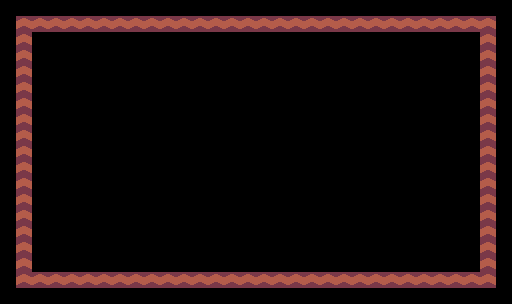

Tiled map render using the project's own tile images. Description and the whole map definition, tile-layer contents included, below:
An orthogonal 32x19 tile map with 16x16 px tiles, 1 tile layer (grass), 8 tilesets.

<map version="1.2" tiledversion="1.2.4" orientation="orthogonal" renderorder="right-down" width="32" height="19" tilewidth="16" tileheight="16" infinite="0" nextlayerid="3" nextobjectid="1">
 <properties>
  <property name="background" type="file" value="../../images/backgrounds/grassland.png" />
  <property name="bottomLeft" type="bool" value="true" />
  <property name="bottomMiddle" type="bool" value="true" />
  <property name="bottomRight" type="bool" value="true" />
  <property name="leftBottom" type="bool" value="true" />
  <property name="leftMiddle" type="bool" value="true" />
  <property name="leftTop" type="bool" value="true" />
  <property name="rightBottom" type="bool" value="true" />
  <property name="rightMiddle" type="bool" value="true" />
  <property name="rightTop" type="bool" value="true" />
  <property name="topLeft" type="bool" value="true" />
  <property name="topMiddle" type="bool" value="true" />
  <property name="topRight" type="bool" value="true" />
 </properties>
 <tileset firstgid="1" source="../tiles/tiles/grass.tsx" />
 <tileset firstgid="65" source="../tiles/npcs/enemy/upPlant.tsx" />
 <tileset firstgid="71" source="../tiles/npcs/enemy/downPlant.tsx" />
 <tileset firstgid="77" source="../tiles/npcs/enemy/acorn.tsx" />
 <tileset firstgid="83" source="../tiles/npcs/enemy/mushroomMonster.tsx" />
 <tileset firstgid="88" source="../tiles/npcs/enemy/moonfly.tsx" />
 <tileset firstgid="91" source="../tiles/tiles/ladder.tsx" />
 <tileset firstgid="100" source="../tiles/tiles/dirtBg.tsx" />
 <layer id="1" name="grass" width="32" height="19">
  <data encoding="csv">
0,0,0,0,0,0,0,0,0,0,0,0,0,0,0,0,0,0,0,0,0,0,0,0,0,0,0,0,0,0,0,0,
0,20,20,20,20,20,20,20,20,20,20,20,20,20,20,20,20,20,20,20,20,20,20,20,20,20,20,20,20,20,20,0,
0,20,0,0,0,0,0,0,0,0,0,0,0,0,0,0,0,0,0,0,0,0,0,0,0,0,0,0,0,0,20,0,
0,20,0,0,0,0,0,0,0,0,0,0,0,0,0,0,0,0,0,0,0,0,0,0,0,0,0,0,0,0,20,0,
0,20,0,0,0,0,0,0,0,0,0,0,0,0,0,0,0,0,0,0,0,0,0,0,0,0,0,0,0,0,20,0,
0,20,0,0,0,0,0,0,0,0,0,0,0,0,0,0,0,0,0,0,0,0,0,0,0,0,0,0,0,0,20,0,
0,20,0,0,0,0,0,0,0,0,0,0,0,0,0,0,0,0,0,0,0,0,0,0,0,0,0,0,0,0,20,0,
0,20,0,0,0,0,0,0,0,0,0,0,0,0,0,0,0,0,0,0,0,0,0,0,0,0,0,0,0,0,20,0,
0,20,0,0,0,0,0,0,0,0,0,0,0,0,0,0,0,0,0,0,0,0,0,0,0,0,0,0,0,0,20,0,
0,20,0,0,0,0,0,0,0,0,0,0,0,0,0,0,0,0,0,0,0,0,0,0,0,0,0,0,0,0,20,0,
0,20,0,0,0,0,0,0,0,0,0,0,0,0,0,0,0,0,0,0,0,0,0,0,0,0,0,0,0,0,20,0,
0,20,0,0,0,0,0,0,0,0,0,0,0,0,0,0,0,0,0,0,0,0,0,0,0,0,0,0,0,0,20,0,
0,20,0,0,0,0,0,0,0,0,0,0,0,0,0,0,0,0,0,0,0,0,0,0,0,0,0,0,0,0,20,0,
0,20,0,0,0,0,0,0,0,0,0,0,0,0,0,0,0,0,0,0,0,0,0,0,0,0,0,0,0,0,20,0,
0,20,0,0,0,0,0,0,0,0,0,0,0,0,0,0,0,0,0,0,0,0,0,0,0,0,0,0,0,0,20,0,
0,20,0,0,0,0,0,0,0,0,0,0,0,0,0,0,0,0,0,0,0,0,0,0,0,0,0,0,0,0,20,0,
0,20,0,0,0,0,0,0,0,0,0,0,0,0,0,0,0,0,0,0,0,0,0,0,0,0,0,0,0,0,20,0,
0,20,20,20,20,20,20,20,20,20,20,20,20,20,20,20,20,20,20,20,20,20,20,20,20,20,20,20,20,20,20,0,
0,0,0,0,0,0,0,0,0,0,0,0,0,0,0,0,0,0,0,0,0,0,0,0,0,0,0,0,0,0,0,0
</data>
 </layer>
</map>
